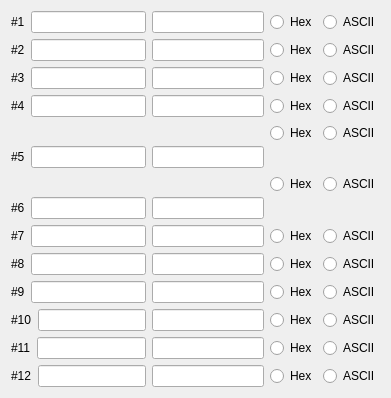
<?xml version="1.0" encoding="UTF-8"?>
<ui version="4.0">
 <class>Macro_Editor</class>
 <widget class="QDialog" name="Macro_Editor">
  <property name="geometry">
   <rect>
    <x>0</x>
    <y>0</y>
    <width>391</width>
    <height>398</height>
   </rect>
  </property>
  <property name="windowTitle">
   <string>Macro Editor</string>
  </property>
  <layout class="QGridLayout" name="gridLayout">
   <item row="0" column="0">
    <layout class="QHBoxLayout" name="horizontalLayout">
     <item>
      <widget class="QLabel" name="label">
       <property name="text">
        <string>#1</string>
       </property>
      </widget>
     </item>
     <item>
      <widget class="QLineEdit" name="macro_1_name"/>
     </item>
    </layout>
   </item>
   <item row="0" column="1">
    <widget class="QLineEdit" name="macro_1_content"/>
   </item>
   <item row="0" column="2">
    <layout class="QHBoxLayout" name="horizontalLayout_13">
     <item>
      <widget class="QRadioButton" name="macro_1_hex">
       <property name="text">
        <string>Hex</string>
       </property>
      </widget>
     </item>
     <item>
      <widget class="QRadioButton" name="macro_1_ascii">
       <property name="text">
        <string>ASCII</string>
       </property>
      </widget>
     </item>
    </layout>
   </item>
   <item row="1" column="0">
    <layout class="QHBoxLayout" name="horizontalLayout_2">
     <item>
      <widget class="QLabel" name="label_2">
       <property name="text">
        <string>#2</string>
       </property>
      </widget>
     </item>
     <item>
      <widget class="QLineEdit" name="macro_2_name"/>
     </item>
    </layout>
   </item>
   <item row="1" column="1">
    <widget class="QLineEdit" name="macro_2_content"/>
   </item>
   <item row="1" column="2">
    <layout class="QHBoxLayout" name="horizontalLayout_14">
     <item>
      <widget class="QRadioButton" name="macro_2_hex">
       <property name="text">
        <string>Hex</string>
       </property>
      </widget>
     </item>
     <item>
      <widget class="QRadioButton" name="macro_2_ascii">
       <property name="text">
        <string>ASCII</string>
       </property>
      </widget>
     </item>
    </layout>
   </item>
   <item row="2" column="0">
    <layout class="QHBoxLayout" name="horizontalLayout_3">
     <item>
      <widget class="QLabel" name="label_3">
       <property name="text">
        <string>#3</string>
       </property>
      </widget>
     </item>
     <item>
      <widget class="QLineEdit" name="macro_3_name"/>
     </item>
    </layout>
   </item>
   <item row="2" column="1">
    <widget class="QLineEdit" name="macro_3_content"/>
   </item>
   <item row="2" column="2">
    <layout class="QHBoxLayout" name="horizontalLayout_15">
     <item>
      <widget class="QRadioButton" name="macro_3_hex">
       <property name="text">
        <string>Hex</string>
       </property>
      </widget>
     </item>
     <item>
      <widget class="QRadioButton" name="macro_3_ascii">
       <property name="text">
        <string>ASCII</string>
       </property>
      </widget>
     </item>
    </layout>
   </item>
   <item row="3" column="0">
    <layout class="QHBoxLayout" name="horizontalLayout_4">
     <item>
      <widget class="QLabel" name="label_4">
       <property name="text">
        <string>#4</string>
       </property>
      </widget>
     </item>
     <item>
      <widget class="QLineEdit" name="macro_4_name"/>
     </item>
    </layout>
   </item>
   <item row="3" column="1">
    <widget class="QLineEdit" name="macro_4_content"/>
   </item>
   <item row="3" column="2">
    <layout class="QHBoxLayout" name="horizontalLayout_16">
     <item>
      <widget class="QRadioButton" name="macro_4_hex">
       <property name="text">
        <string>Hex</string>
       </property>
      </widget>
     </item>
     <item>
      <widget class="QRadioButton" name="macro_4_ascii">
       <property name="text">
        <string>ASCII</string>
       </property>
      </widget>
     </item>
    </layout>
   </item>
   <item row="4" column="0" rowspan="2">
    <layout class="QHBoxLayout" name="horizontalLayout_5">
     <item>
      <widget class="QLabel" name="label_5">
       <property name="text">
        <string>#5</string>
       </property>
      </widget>
     </item>
     <item>
      <widget class="QLineEdit" name="macro_5_name"/>
     </item>
    </layout>
   </item>
   <item row="4" column="1" rowspan="2">
    <widget class="QLineEdit" name="macro_5_content"/>
   </item>
   <item row="4" column="2">
    <layout class="QHBoxLayout" name="horizontalLayout_17">
     <item>
      <widget class="QRadioButton" name="macro_5_hex">
       <property name="text">
        <string>Hex</string>
       </property>
      </widget>
     </item>
     <item>
      <widget class="QRadioButton" name="macro_5_ascii">
       <property name="text">
        <string>ASCII</string>
       </property>
      </widget>
     </item>
    </layout>
   </item>
   <item row="5" column="2" rowspan="2">
    <layout class="QHBoxLayout" name="horizontalLayout_18">
     <item>
      <widget class="QRadioButton" name="macro_6_hex">
       <property name="text">
        <string>Hex</string>
       </property>
      </widget>
     </item>
     <item>
      <widget class="QRadioButton" name="macro_6_ascii">
       <property name="text">
        <string>ASCII</string>
       </property>
      </widget>
     </item>
    </layout>
   </item>
   <item row="6" column="0">
    <layout class="QHBoxLayout" name="horizontalLayout_7">
     <item>
      <widget class="QLabel" name="label_6">
       <property name="text">
        <string>#6</string>
       </property>
      </widget>
     </item>
     <item>
      <widget class="QLineEdit" name="macro_6_name"/>
     </item>
    </layout>
   </item>
   <item row="6" column="1">
    <widget class="QLineEdit" name="macro_6_content"/>
   </item>
   <item row="7" column="0">
    <layout class="QHBoxLayout" name="horizontalLayout_6">
     <item>
      <widget class="QLabel" name="label_7">
       <property name="text">
        <string>#7</string>
       </property>
      </widget>
     </item>
     <item>
      <widget class="QLineEdit" name="macro_7_name"/>
     </item>
    </layout>
   </item>
   <item row="7" column="1">
    <widget class="QLineEdit" name="macro_7_content"/>
   </item>
   <item row="7" column="2">
    <layout class="QHBoxLayout" name="horizontalLayout_19">
     <item>
      <widget class="QRadioButton" name="macro_7_hex">
       <property name="text">
        <string>Hex</string>
       </property>
      </widget>
     </item>
     <item>
      <widget class="QRadioButton" name="macro_7_ascii">
       <property name="text">
        <string>ASCII</string>
       </property>
      </widget>
     </item>
    </layout>
   </item>
   <item row="8" column="0">
    <layout class="QHBoxLayout" name="horizontalLayout_8">
     <item>
      <widget class="QLabel" name="label_8">
       <property name="text">
        <string>#8</string>
       </property>
      </widget>
     </item>
     <item>
      <widget class="QLineEdit" name="macro_8_name"/>
     </item>
    </layout>
   </item>
   <item row="8" column="1">
    <widget class="QLineEdit" name="macro_8_content"/>
   </item>
   <item row="8" column="2">
    <layout class="QHBoxLayout" name="horizontalLayout_20">
     <item>
      <widget class="QRadioButton" name="macro_8_hex">
       <property name="text">
        <string>Hex</string>
       </property>
      </widget>
     </item>
     <item>
      <widget class="QRadioButton" name="macro_8_ascii">
       <property name="text">
        <string>ASCII</string>
       </property>
      </widget>
     </item>
    </layout>
   </item>
   <item row="9" column="0">
    <layout class="QHBoxLayout" name="horizontalLayout_9">
     <item>
      <widget class="QLabel" name="label_9">
       <property name="text">
        <string>#9</string>
       </property>
      </widget>
     </item>
     <item>
      <widget class="QLineEdit" name="macro_9_name"/>
     </item>
    </layout>
   </item>
   <item row="9" column="1">
    <widget class="QLineEdit" name="macro_9_content"/>
   </item>
   <item row="9" column="2">
    <layout class="QHBoxLayout" name="horizontalLayout_21">
     <item>
      <widget class="QRadioButton" name="macro_9_hex">
       <property name="text">
        <string>Hex</string>
       </property>
      </widget>
     </item>
     <item>
      <widget class="QRadioButton" name="macro_9_ascii">
       <property name="text">
        <string>ASCII</string>
       </property>
      </widget>
     </item>
    </layout>
   </item>
   <item row="10" column="0">
    <layout class="QHBoxLayout" name="horizontalLayout_11">
     <item>
      <widget class="QLabel" name="label_10">
       <property name="text">
        <string>#10</string>
       </property>
      </widget>
     </item>
     <item>
      <widget class="QLineEdit" name="macro_10_name"/>
     </item>
    </layout>
   </item>
   <item row="10" column="1">
    <widget class="QLineEdit" name="macro_10_content"/>
   </item>
   <item row="10" column="2">
    <layout class="QHBoxLayout" name="horizontalLayout_22">
     <item>
      <widget class="QRadioButton" name="macro_10_hex">
       <property name="text">
        <string>Hex</string>
       </property>
      </widget>
     </item>
     <item>
      <widget class="QRadioButton" name="macro_10_ascii">
       <property name="text">
        <string>ASCII</string>
       </property>
      </widget>
     </item>
    </layout>
   </item>
   <item row="11" column="0">
    <layout class="QHBoxLayout" name="horizontalLayout_10">
     <item>
      <widget class="QLabel" name="label_11">
       <property name="text">
        <string>#11</string>
       </property>
      </widget>
     </item>
     <item>
      <widget class="QLineEdit" name="macro_11_name"/>
     </item>
    </layout>
   </item>
   <item row="11" column="1">
    <widget class="QLineEdit" name="macro_11_content"/>
   </item>
   <item row="11" column="2">
    <layout class="QHBoxLayout" name="horizontalLayout_23">
     <item>
      <widget class="QRadioButton" name="macro_11_hex">
       <property name="text">
        <string>Hex</string>
       </property>
      </widget>
     </item>
     <item>
      <widget class="QRadioButton" name="macro_11_ascii">
       <property name="text">
        <string>ASCII</string>
       </property>
      </widget>
     </item>
    </layout>
   </item>
   <item row="12" column="0">
    <layout class="QHBoxLayout" name="horizontalLayout_12">
     <item>
      <widget class="QLabel" name="label_12">
       <property name="text">
        <string>#12</string>
       </property>
      </widget>
     </item>
     <item>
      <widget class="QLineEdit" name="macro_12_name"/>
     </item>
    </layout>
   </item>
   <item row="12" column="1">
    <widget class="QLineEdit" name="macro_12_content"/>
   </item>
   <item row="12" column="2">
    <layout class="QHBoxLayout" name="horizontalLayout_24">
     <item>
      <widget class="QRadioButton" name="macro_12_hex">
       <property name="text">
        <string>Hex</string>
       </property>
      </widget>
     </item>
     <item>
      <widget class="QRadioButton" name="macro_12_ascii">
       <property name="text">
        <string>ASCII</string>
       </property>
      </widget>
     </item>
    </layout>
   </item>
  </layout>
  <zorder>macro_4_content</zorder>
  <zorder>macro_7_content</zorder>
  <zorder>macro_6_content</zorder>
  <zorder>macro_8_content</zorder>
  <zorder>macro_9_content</zorder>
  <zorder>macro_1_content</zorder>
  <zorder>macro_3_content</zorder>
  <zorder>macro_2_content</zorder>
  <zorder>macro_5_content</zorder>
  <zorder>macro_10_content</zorder>
  <zorder>macro_11_content</zorder>
  <zorder>macro_12_content</zorder>
 </widget>
 <tabstops>
  <tabstop>macro_1_name</tabstop>
  <tabstop>macro_1_content</tabstop>
  <tabstop>macro_1_hex</tabstop>
  <tabstop>macro_1_ascii</tabstop>
  <tabstop>macro_2_name</tabstop>
  <tabstop>macro_2_content</tabstop>
  <tabstop>macro_2_hex</tabstop>
  <tabstop>macro_2_ascii</tabstop>
  <tabstop>macro_3_name</tabstop>
  <tabstop>macro_3_content</tabstop>
  <tabstop>macro_3_hex</tabstop>
  <tabstop>macro_3_ascii</tabstop>
  <tabstop>macro_4_name</tabstop>
  <tabstop>macro_4_content</tabstop>
  <tabstop>macro_4_hex</tabstop>
  <tabstop>macro_4_ascii</tabstop>
  <tabstop>macro_5_name</tabstop>
  <tabstop>macro_5_content</tabstop>
  <tabstop>macro_5_hex</tabstop>
  <tabstop>macro_5_ascii</tabstop>
  <tabstop>macro_6_name</tabstop>
  <tabstop>macro_6_content</tabstop>
  <tabstop>macro_6_hex</tabstop>
  <tabstop>macro_6_ascii</tabstop>
  <tabstop>macro_7_name</tabstop>
  <tabstop>macro_7_content</tabstop>
  <tabstop>macro_7_hex</tabstop>
  <tabstop>macro_7_ascii</tabstop>
  <tabstop>macro_8_name</tabstop>
  <tabstop>macro_8_content</tabstop>
  <tabstop>macro_8_hex</tabstop>
  <tabstop>macro_8_ascii</tabstop>
  <tabstop>macro_9_name</tabstop>
  <tabstop>macro_9_content</tabstop>
  <tabstop>macro_9_hex</tabstop>
  <tabstop>macro_9_ascii</tabstop>
  <tabstop>macro_10_name</tabstop>
  <tabstop>macro_10_content</tabstop>
  <tabstop>macro_10_hex</tabstop>
  <tabstop>macro_10_ascii</tabstop>
  <tabstop>macro_11_name</tabstop>
  <tabstop>macro_11_content</tabstop>
  <tabstop>macro_11_hex</tabstop>
  <tabstop>macro_11_ascii</tabstop>
  <tabstop>macro_12_name</tabstop>
  <tabstop>macro_12_content</tabstop>
  <tabstop>macro_12_hex</tabstop>
  <tabstop>macro_12_ascii</tabstop>
 </tabstops>
 <resources/>
 <connections/>
</ui>
